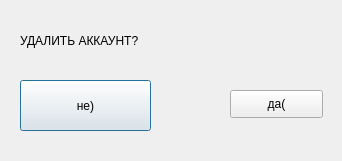
<?xml version="1.0" encoding="UTF-8"?>
<ui version="4.0">
 <class>Dialog</class>
 <widget class="QDialog" name="Dialog">
  <property name="geometry">
   <rect>
    <x>0</x>
    <y>0</y>
    <width>342</width>
    <height>161</height>
   </rect>
  </property>
  <property name="windowTitle">
   <string>Dialog</string>
  </property>
  <widget class="QPushButton" name="pushButton">
   <property name="geometry">
    <rect>
     <x>20</x>
     <y>80</y>
     <width>131</width>
     <height>51</height>
    </rect>
   </property>
   <property name="styleSheet">
    <string notr="true">font: 12pt &quot;MS Shell Dlg 2&quot;;</string>
   </property>
   <property name="text">
    <string>не)</string>
   </property>
   <property name="iconSize">
    <size>
     <width>50</width>
     <height>50</height>
    </size>
   </property>
  </widget>
  <widget class="QLabel" name="label">
   <property name="geometry">
    <rect>
     <x>20</x>
     <y>20</y>
     <width>271</width>
     <height>41</height>
    </rect>
   </property>
   <property name="styleSheet">
    <string notr="true">font: 16pt &quot;Franklin Gothic Heavy&quot;;</string>
   </property>
   <property name="text">
    <string>УДАЛИТЬ АККАУНТ?</string>
   </property>
  </widget>
  <widget class="QPushButton" name="pushButton_2">
   <property name="geometry">
    <rect>
     <x>230</x>
     <y>90</y>
     <width>93</width>
     <height>28</height>
    </rect>
   </property>
   <property name="text">
    <string>да(</string>
   </property>
  </widget>
 </widget>
 <resources/>
 <connections/>
</ui>
